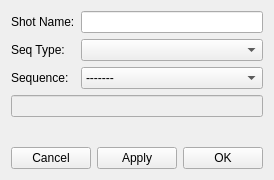
<?xml version="1.0" encoding="UTF-8"?>
<ui version="4.0">
    <class>main</class>
    <widget class="QWidget" name="main">
        <property name="windowModality">
            <enum>Qt::NonModal</enum>
        </property>
        <property name="geometry">
            <rect>
                <x>0</x>
                <y>0</y>
                <width>267</width>
                <height>180</height>
            </rect>
        </property>
        <property name="windowTitle">
            <string>Form</string>
        </property>
        <layout class="QVBoxLayout" name="verticalLayout">
            <item>
                <layout class="QFormLayout" name="formLayout">
                    <property name="sizeConstraint">
                        <enum>QLayout::SetDefaultConstraint</enum>
                    </property>
                    <item row="0" column="0">
                        <widget class="QLabel" name="shotName_label">
                            <property name="text">
                                <string>Shot Name:</string>
                            </property>
                        </widget>
                    </item>
                    <item row="0" column="1">
                        <widget class="QLineEdit" name="shotName_le"/>
                    </item>
                    <item row="2" column="0">
                        <widget class="QLabel" name="sequence_label">
                            <property name="text">
                                <string>Sequence:</string>
                            </property>
                        </widget>
                    </item>
                    <item row="2" column="1">
                        <widget class="QComboBox" name="sequence_cb">
                            <item>
                                <property name="text">
                                    <string>-------</string>
                                </property>
                            </item>
                        </widget>
                    </item>
                    <item row="1" column="0">
                        <widget class="QLabel" name="seqType_label">
                            <property name="text">
                                <string>Seq Type:</string>
                            </property>
                        </widget>
                    </item>
                    <item row="1" column="1">
                        <widget class="QComboBox" name="seqType_cb"/>
                    </item>
                    <item row="3" column="0" colspan="2">
                        <widget class="QLineEdit" name="path_le">
                            <property name="enabled">
                                <bool>false</bool>
                            </property>
                        </widget>
                    </item>
                </layout>
            </item>
            <item>
                <layout class="QHBoxLayout" name="horizontalLayout_2">
                    <item>
                        <widget class="QPushButton" name="cancel_btn">
                            <property name="text">
                                <string>Cancel</string>
                            </property>
                        </widget>
                    </item>
                    <item>
                        <widget class="QPushButton" name="apply_btn">
                            <property name="text">
                                <string>Apply</string>
                            </property>
                        </widget>
                    </item>
                    <item>
                        <widget class="QPushButton" name="ok_btn">
                            <property name="text">
                                <string>OK</string>
                            </property>
                        </widget>
                    </item>
                </layout>
            </item>
        </layout>
    </widget>
    <resources/>
    <connections/>
</ui>
